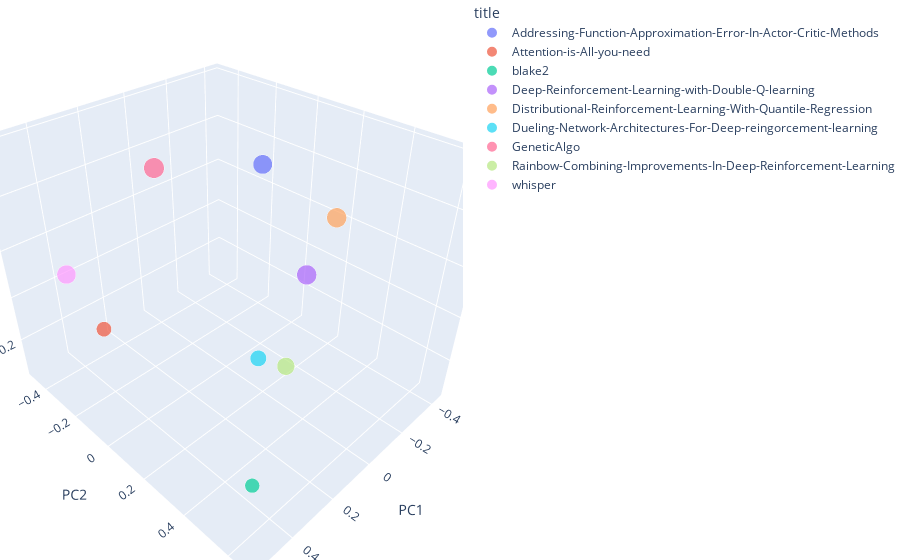

Notebook source saved alongside this figure:
### Code cell
import plotly.express as px

%matplotlib widget
%matplotlib inline

# Configure the trace.
fig = px.scatter_3d(new_pca_df,
    x='PC1',  # <-- Put your data instead
    y='PC2',  # <-- Put your data instead
    z='PC3',  # <-- Put your data instead
    size='text_lenght',
    color='title'
)

fig.update_layout(margin=dict(l=0, r=0, b=0, t=0))

fig.show()

### Figure 1 — Plotly figure (JSON) as saved in the notebook; plotly's stock layout.template omitted (floating-point values rounded to 4 significant figures)
{"data": [{"hovertemplate": "title=Addressing-Function-Approximation-Error-In-Actor-Critic-Methods<br>PC1=%{x}<br>PC2=%{y}<br>PC3=%{z}<br>text_lenght=%{marker.size}<extra></extra>", "legendgroup": "Addressing-Function-Approximation-Error-In-Actor-Critic-Methods", "marker": {"color": "#636efa", "size": [4708], "sizemode": "area", "sizeref": 13.26, "symbol": "circle"}, "mode": "markers", "name": "Addressing-Function-Approximation-Error-In-Actor-Critic-Methods", "scene": "scene", "showlegend": true, "type": "scatter3d", "x": [-0.3604], "y": [-0.1618], "z": [0.3333]}, {"hovertemplate": "title=Attention-is-All-you-need<br>PC1=%{x}<br>PC2=%{y}<br>PC3=%{z}<br>text_lenght=%{marker.size}<extra></extra>", "legendgroup": "Attention-is-All-you-need", "marker": {"color": "#EF553B", "size": [2885], "sizemode": "area", "sizeref": 13.26, "symbol": "circle"}, "mode": "markers", "name": "Attention-is-All-you-need", "scene": "scene", "showlegend": true, "type": "scatter3d", "x": [0.2417], "y": [-0.4829], "z": [-0.3242]}, {"hovertemplate": "title=blake2<br>PC1=%{x}<br>PC2=%{y}<br>PC3=%{z}<br>text_lenght=%{marker.size}<extra></extra>", "legendgroup": "blake2", "marker": {"color": "#00cc96", "size": [2730], "sizemode": "area", "sizeref": 13.26, "symbol": "circle"}, "mode": "markers", "name": "blake2", "scene": "scene", "showlegend": true, "type": "scatter3d", "x": [0.5514], "y": [0.6596], "z": [-0.02143]}, {"hovertemplate": "title=Deep-Reinforcement-Learning-with-Double-Q-learning<br>PC1=%{x}<br>PC2=%{y}<br>PC3=%{z}<br>text_lenght=%{marker.size}<extra></extra>", "legendgroup": "Deep-Reinforcement-Learning-with-Double-Q-learning", "marker": {"color": "#ab63fa", "size": [4969], "sizemode": "area", "sizeref": 13.26, "symbol": "circle"}, "mode": "markers", "name": "Deep-Reinforcement-Learning-with-Double-Q-learning", "scene": "scene", "showlegend": true, "type": "scatter3d", "x": [-0.4155], "y": [0.04924], "z": [-0.1089]}, {"hovertemplate": "title=Distributional-Reinforcement-Learning-With-Quantile-Regression<br>PC1=%{x}<br>PC2=%{y}<br>PC3=%{z}<br>text_lenght=%{marker.size}<extra></extra>", "legendgroup": "Distributional-Reinforcement-Learning-With-Quantile-Regression", "marker": {"color": "#FFA15A", "size": [4974], "sizemode": "area", "sizeref": 13.26, "symbol": "circle"}, "mode": "markers", "name": "Distributional-Reinforcement-Learning-With-Quantile-Regression", "scene": "scene", "showlegend": true, "type": "scatter3d", "x": [-0.4373], "y": [0.1527], "z": [0.1937]}, {"hovertemplate": "title=Dueling-Network-Architectures-For-Deep-reingorcement-learning<br>PC1=%{x}<br>PC2=%{y}<br>PC3=%{z}<br>text_lenght=%{marker.size}<extra></extra>", "legendgroup": "Dueling-Network-Architectures-For-Deep-reingorcement-learning", "marker": {"color": "#19d3f3", "size": [3361], "sizemode": "area", "sizeref": 13.26, "symbol": "circle"}, "mode": "markers", "name": "Dueling-Network-Architectures-For-Deep-reingorcement-learning", "scene": "scene", "showlegend": true, "type": "scatter3d", "x": [-0.08506], "y": [0.09441], "z": [-0.328]}, {"hovertemplate": "title=GeneticAlgo<br>PC1=%{x}<br>PC2=%{y}<br>PC3=%{z}<br>text_lenght=%{marker.size}<extra></extra>", "legendgroup": "GeneticAlgo", "marker": {"color": "#FF6692", "size": [5304], "sizemode": "area", "sizeref": 13.26, "symbol": "circle"}, "mode": "markers", "name": "GeneticAlgo", "scene": "scene", "showlegend": true, "type": "scatter3d", "x": [0.2813], "y": [-0.01467], "z": [0.5881]}, {"hovertemplate": "title=Rainbow-Combining-Improvements-In-Deep-Reinforcement-Learning<br>PC1=%{x}<br>PC2=%{y}<br>PC3=%{z}<br>text_lenght=%{marker.size}<extra></extra>", "legendgroup": "Rainbow-Combining-Improvements-In-Deep-Reinforcement-Learning", "marker": {"color": "#B6E880", "size": [3979], "sizemode": "area", "sizeref": 13.26, "symbol": "circle"}, "mode": "markers", "name": "Rainbow-Combining-Improvements-In-Deep-Reinforcement-Learning", "scene": "scene", "showlegend": true, "type": "scatter3d", "x": [-0.1451], "y": [0.1877], "z": [-0.3485]}, {"hovertemplate": "title=whisper<br>PC1=%{x}<br>PC2=%{y}<br>PC3=%{z}<br>text_lenght=%{marker.size}<extra></extra>", "legendgroup": "whisper", "marker": {"color": "#FF97FF", "size": [4615], "sizemode": "area", "sizeref": 13.26, "symbol": "circle"}, "mode": "markers", "name": "whisper", "scene": "scene", "showlegend": true, "type": "scatter3d", "x": [0.369], "y": [-0.4843], "z": [0.01588]}], "layout": {"legend": {"itemsizing": "constant", "title": {"text": "title"}, "tracegroupgap": 0}, "margin": {"b": 0, "l": 0, "r": 0, "t": 0}, "scene": {"domain": {"x": [0, 1], "y": [0, 1]}, "xaxis": {"title": {"text": "PC1"}}, "yaxis": {"title": {"text": "PC2"}}, "zaxis": {"title": {"text": "PC3"}}}}}
